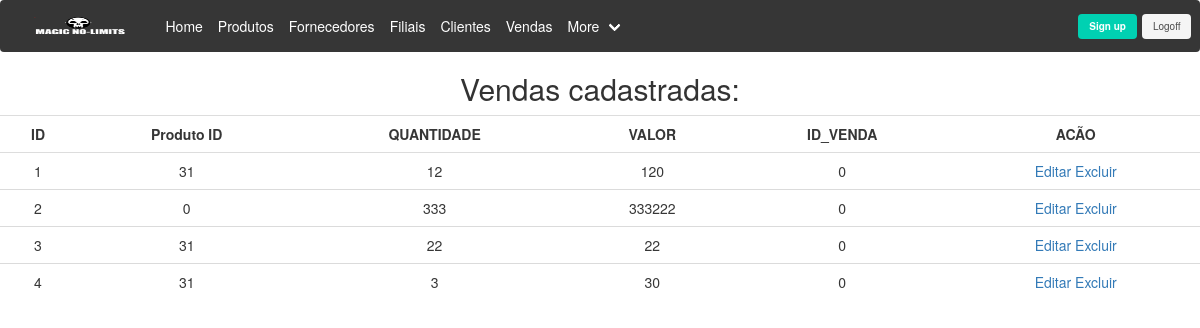
The app's page /index.php?pg=vendas (signed in), older data.
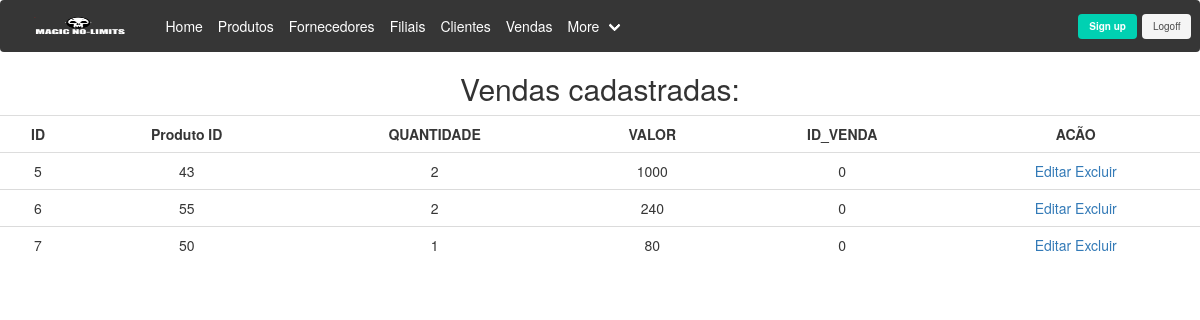
The same page, newer data.
### tables this page shows
CREATE TABLE `venda_itens` (
  `id_venda` int(5) NOT NULL,
  `id_produto` int(11) NOT NULL,
  `qtd` int(11) NOT NULL,
  `valor` double NOT NULL,
  `id_venda_itens` int(5) NOT NULL
);

### inc.vendas.php (the view, shortened to what this page needs)
<?php
    require_once('inc.connect.php');
?>
<!DOCTYPE html>
<html lang="en">
<h2>Vendas cadastradas:</h2>
<body>
<table class="table">
    <tr>
        <th> ID </th>
        <th> Produto ID </th>
        <th> QUANTIDADE </th>
        <th> VALOR </th>
        <th> ID_VENDA </th>
        <th> ACÃO </th>
    <tr>
    <?php
        $query = 'SELECT id_venda_itens, id_produto, qtd, valor, id_venda
        FROM venda_itens
        ORDER BY id_venda_itens';
        $res = mysql_query($query, $link);
        $qtd = mysql_num_rows($res);
        if( $qtd > 0 ){
            while($linha = mysql_fetch_assoc($res)){
                echo '<tr>';
                echo '<td>'.$linha['id_venda_itens'].'</td>';
                echo '<td>'.$linha['id_produto'].'</td>';
                echo '<td>'.$linha['qtd'].'</td>';
                echo '<td>'.$linha['valor'].'</td>';
                echo '<td>'.$linha['id_venda'].'</td>';
                echo '<td>
                    <a href="index.php?pg=atualizavenda&id_v='.$linha['id_venda_itens'].'    ">Editar</a>
                    <a href="acao_cadastrovenda.php?acao=delete&id_venda_itens='.$linha['id_venda_itens'].'">Excluir</a>
                    </td>';
                echo '</tr>';
            }
        } else {
            echo '<tr>';
            echo "Não possui produtos cadastrados";
            echo '</tr>';
        }
    ?>
</body>
</html>

Row changes from the older to the newer data that the page shows:
removed venda_itens: id_venda_itens "1", id_produto "31", qtd "12", valor "120", id_venda "0"
removed venda_itens: id_venda_itens "2", id_produto "0", qtd "333", valor "333222", id_venda "0"
removed venda_itens: id_venda_itens "3", id_produto "31", qtd "22", valor "22", id_venda "0"
removed venda_itens: id_venda_itens "4", id_produto "31", qtd "3", valor "30", id_venda "0"
added venda_itens: id_venda_itens "5", id_produto "43", qtd "2", valor "1000", id_venda "0"
added venda_itens: id_venda_itens "6", id_produto "55", qtd "2", valor "240", id_venda "0"
added venda_itens: id_venda_itens "7", id_produto "50", qtd "1", valor "80", id_venda "0"
